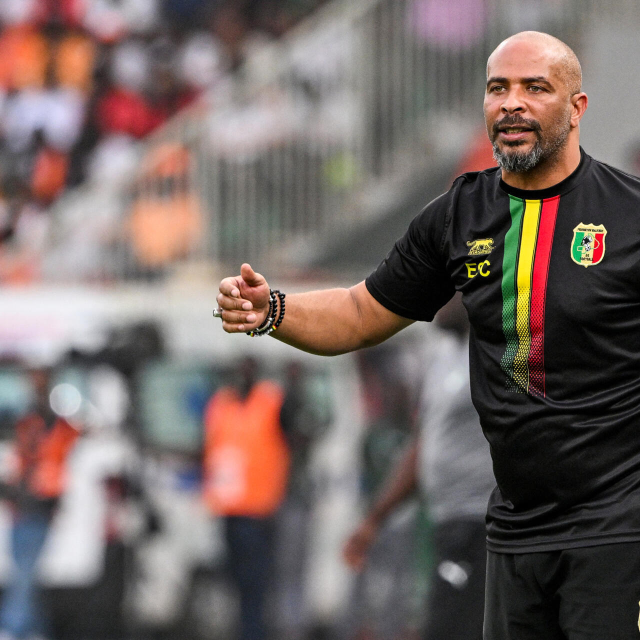
#> input picture visuels/photos/eric-chelle_original.jpg, 1280 x 1280 px (shown at 1/2 size)
$ python apercu_iphone.py photos/eric-chelle_original.jpg out.png
#> lines starting #> are read from the running program, lines starting #| are printed output that depends on the picture
"""Aperçu « iPhone » mesuré sur la capture d'écran de Diaby du 13 octobre 2026 (profil X, appli iOS) :
l'appli agrandit la bannière (0,875 px d'écran par px de bannière sur une capture de 923 px de large) et n'en montre que
x 338 à 1393 et y 79 à 500 ; l'heure et le réseau passent par-dessus le haut (jusqu'à y = 205 environ), les boutons
retour et recherche sont à mi-hauteur (centres (434, 313) et (1294, 313), rayon 54), et la photo de profil couvre x 360 à 575
à partir de y = 455. usage : python3 apercu_iphone.py <banniere.png> <sortie.png> [zones]"""
import sys
from PIL import Image, ImageDraw
X0, Y0, X1, Y1 = 338, 79, 1393, 500
b = Image.open(sys.argv[1]).convert('RGB').resize((1500, 500), Image.LANCZOS).crop((X0, Y0, X1, Y1))
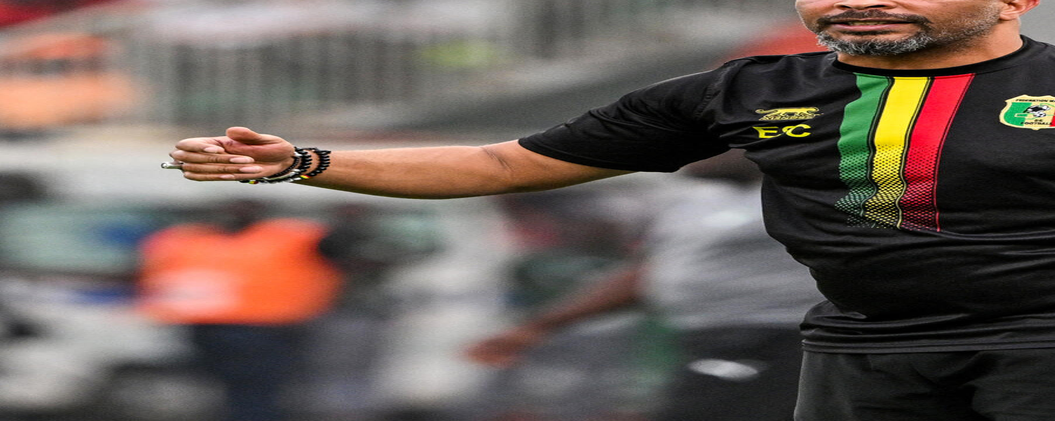
#> b: PIL image 1055x421 RGB; mean R, G, B 106.6, 94.1, 88.2
k = 923 / (X1 - X0); b = b.resize((923, round((Y1 - Y0) * k)), Image.LANCZOS)
can = Image.new('RGB', (923, 640), '#FFFFFF'); can.paste(b, (0, 0)); d = ImageDraw.Draw(can, 'RGBA')
#> after `can = Image.new('RGB', (923, 640), '#FFFFFF')`: can: PIL image 923x640 RGB; every value is 255
#> after `can.paste(b, (0, 0))`:
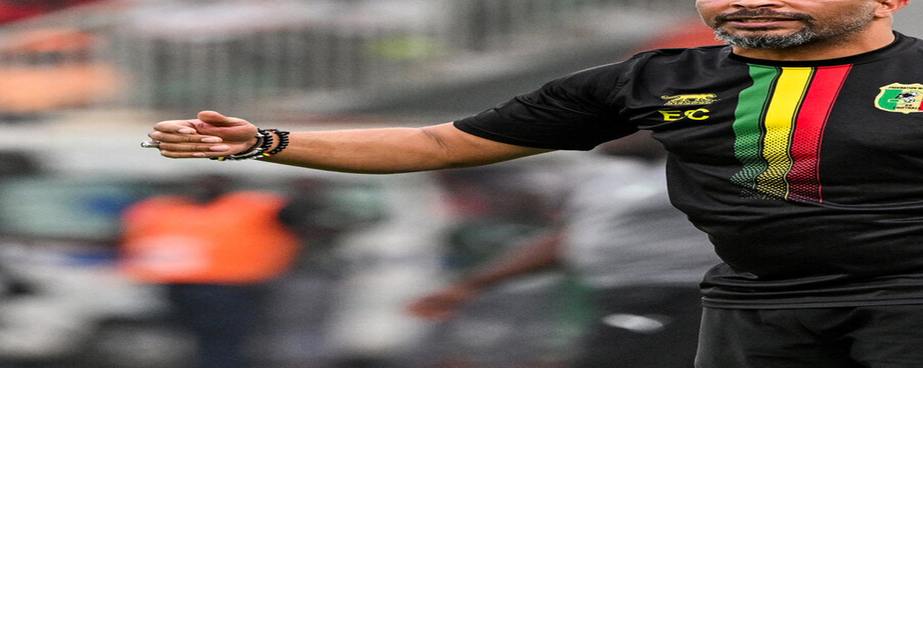
#> can: PIL image 923x640 RGB; mean R, G, B 169.7, 162.5, 159.1
e = lambda x, y: ((x - X0) * k, (y - Y0) * k)
for cx in (434, 1294):
    x, y = e(cx, 313); r = 54 * k; d.ellipse((x - r, y - r, x + r, y + r), fill=(60, 50, 0, 150))
d.text((95, 55), '17:24', fill='white'); d.text((720, 55), '5G  35', fill='white')
#> (the run stopped early here; a loop or call above may not have finished)

$ run again, on visuels/photos/105182.png
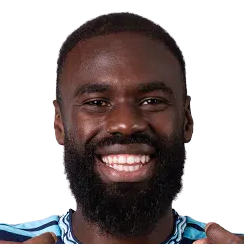
#> input picture visuels/photos/105182.png, 244 x 244 px
#> `b = Image.open(sys.argv[1]).convert('RGB').resize((1500, 500), Image.L..`:
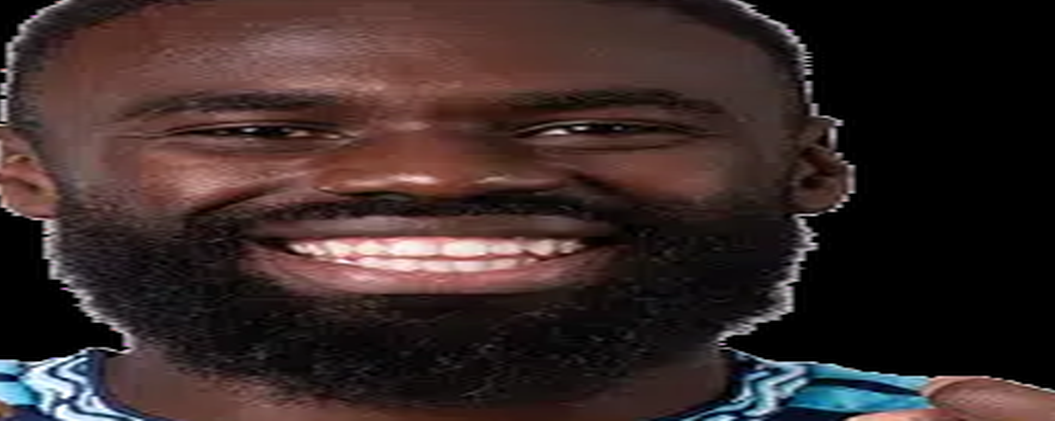
#> b: PIL image 1055x421 RGB; mean R, G, B 57, 41.7, 40.3
#> can: PIL image 923x640 RGB; every value is 255
#> `can.paste(b, (0, 0))`:
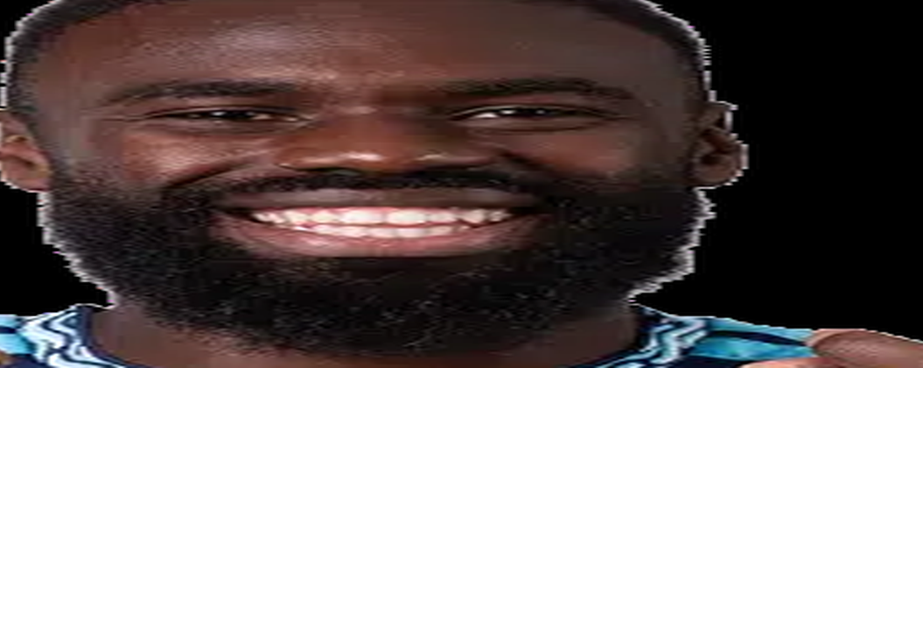
#> can: PIL image 923x640 RGB; mean R, G, B 141.2, 132.4, 131.6

$ run again, on visuels/photos/11277.png
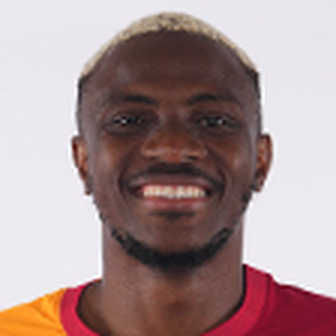
#> input picture visuels/photos/11277.png, 336 x 336 px
#> `b = Image.open(sys.argv[1]).convert('RGB').resize((1500, 500), Image.L..`:
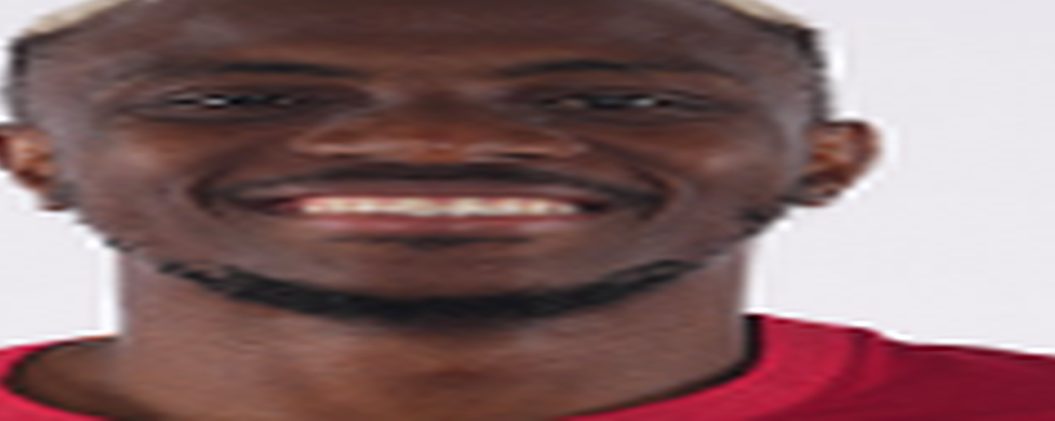
#> b: PIL image 1055x421 RGB; mean R, G, B 131.5, 101.8, 102.3
#> can: PIL image 923x640 RGB; every value is 255
#> `can.paste(b, (0, 0))`:
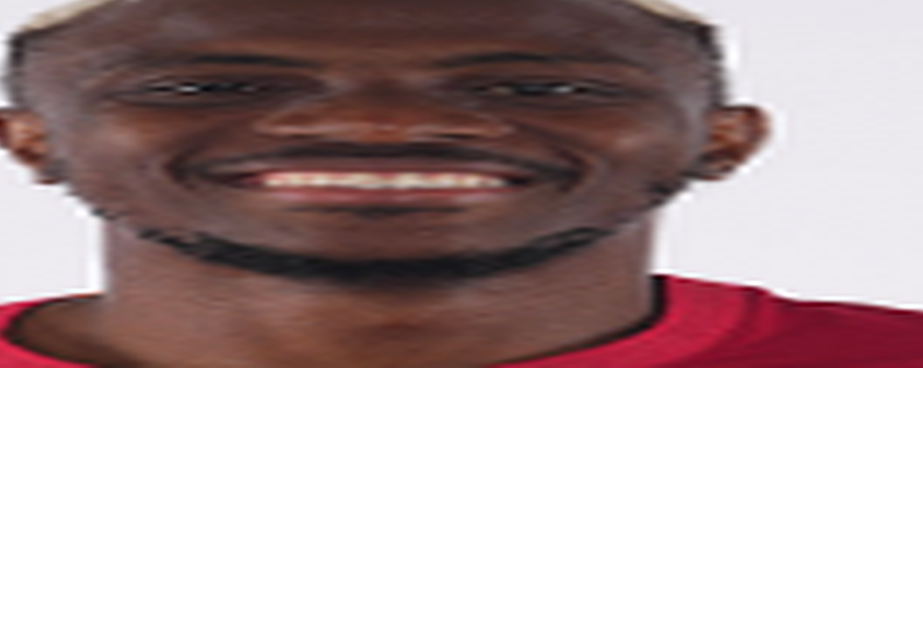
#> can: PIL image 923x640 RGB; mean R, G, B 184, 166.9, 167.2
